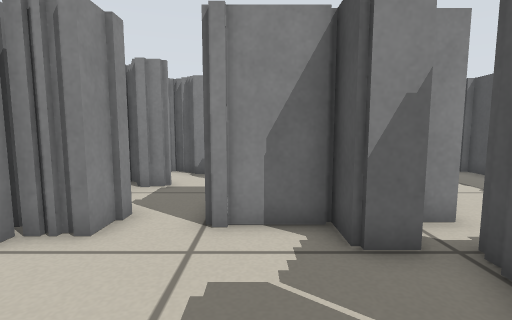
view 1 (above)

24 first-person views from a walk through a robot-simulator world made for Stage. The camera is 0.45 m above the floor, tilts 6° down and sees 85° across. Floor lines are 1 m apart. The floor is counted in squares, 0.25 m on a side. Each view is taken from the middle of a square. On the plan, view 1 faces up. The plan holds only what a view shows up to about 15 squares ahead; the rest is blank. The place goes on beyond the plan. Robots are left out.

view 2
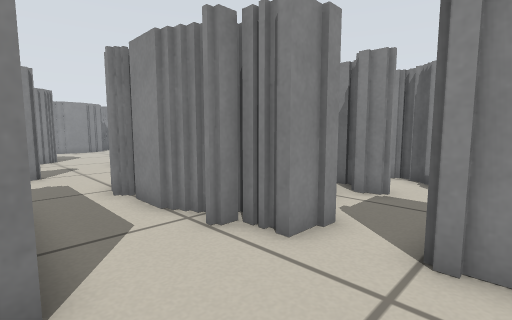

view 3
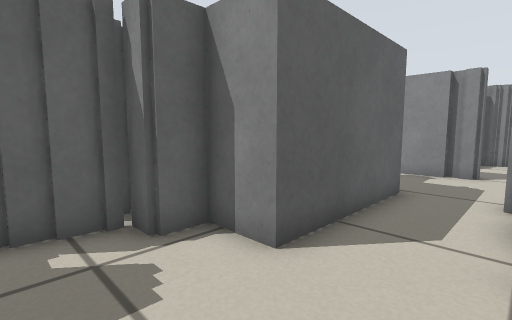

view 4
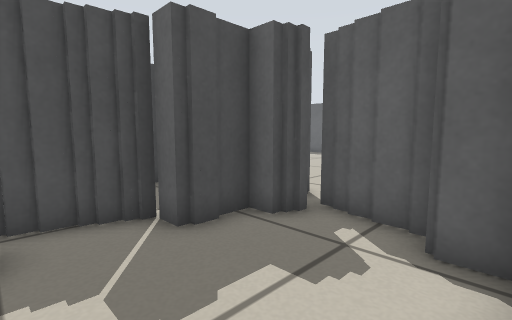

view 5
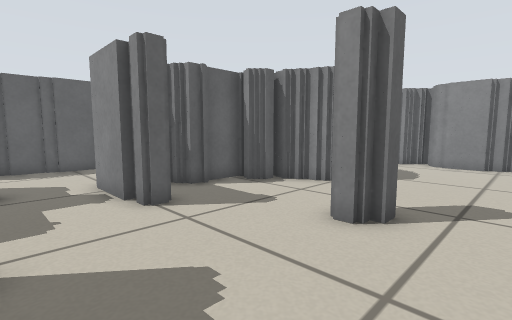

view 6
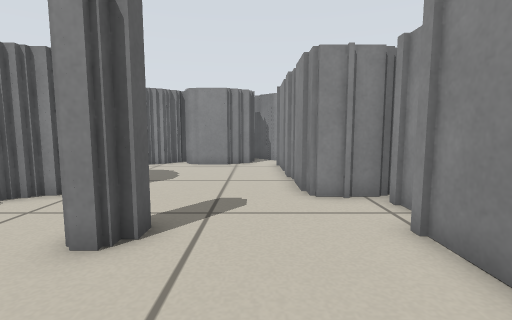

view 7
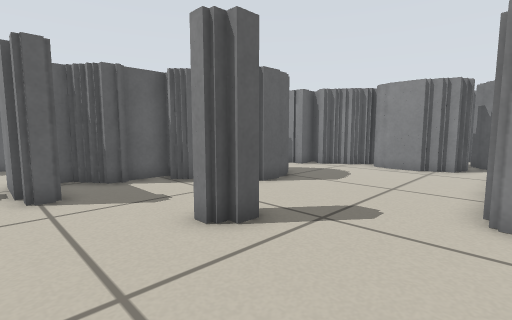

view 8
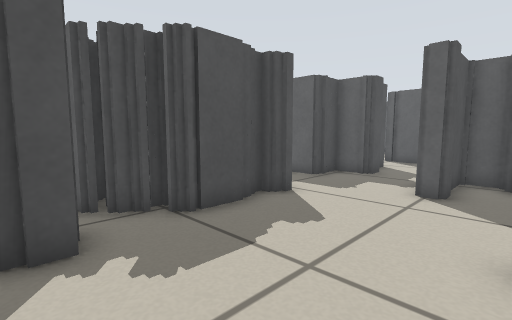

view 9
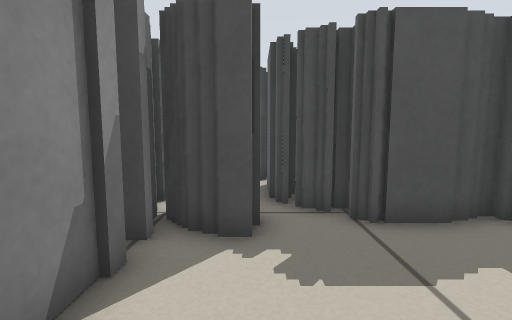

view 10
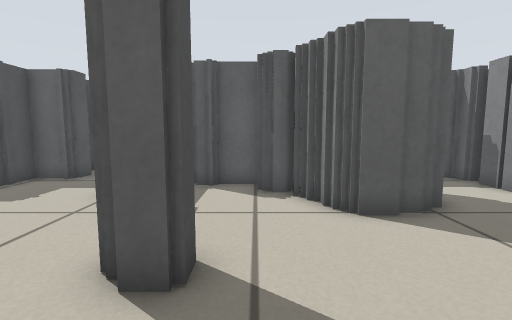

view 11
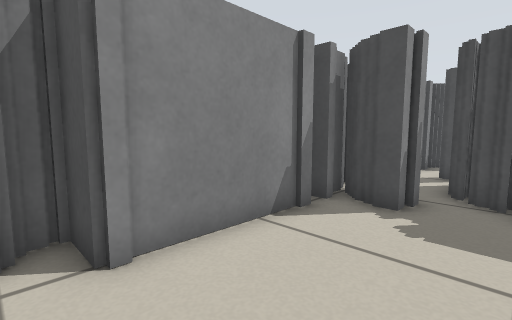

view 12
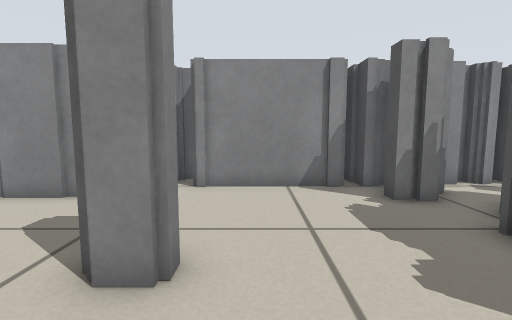

view 13
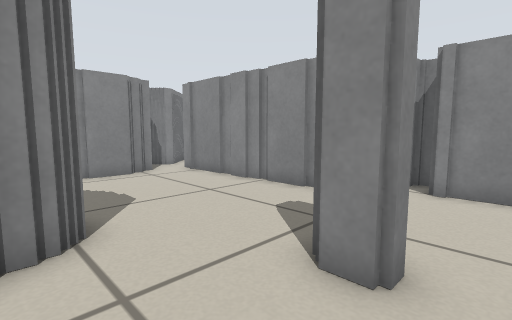

view 14
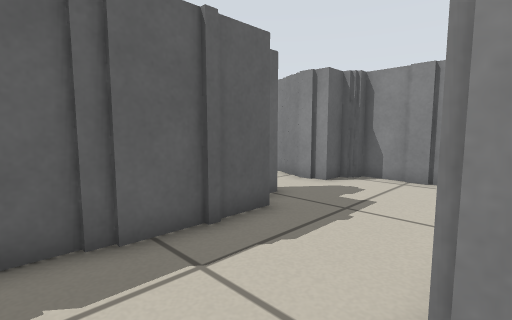

view 15
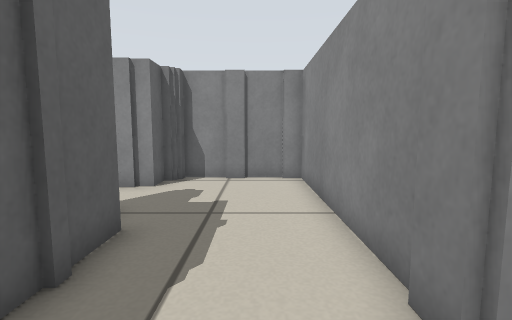

view 16
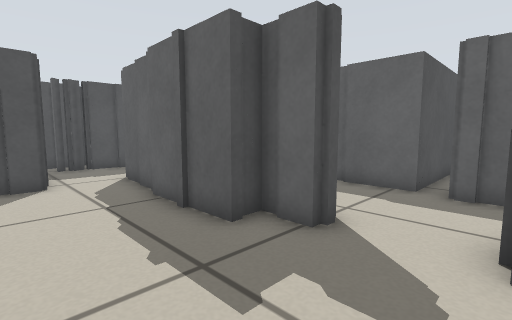

view 17
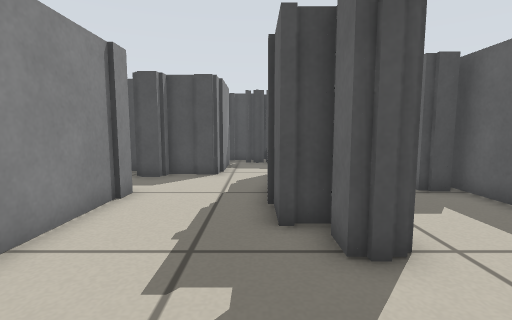

view 18
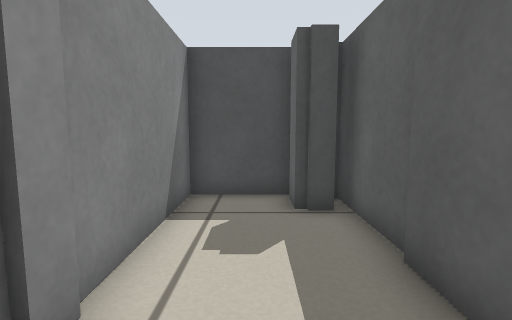

view 19
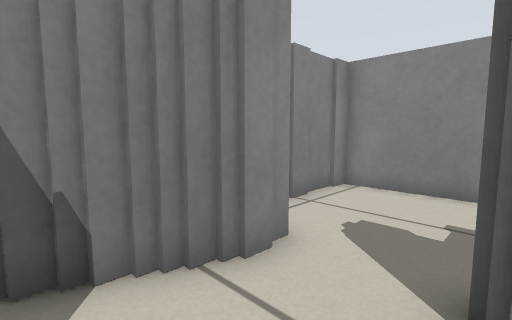

view 20
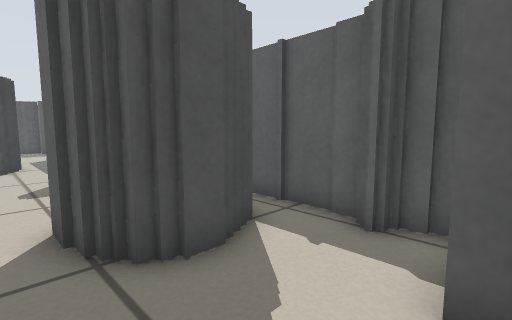

view 21
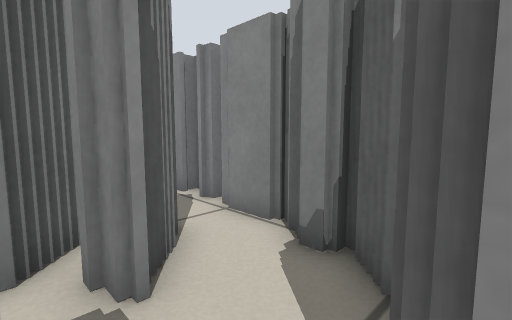

view 22
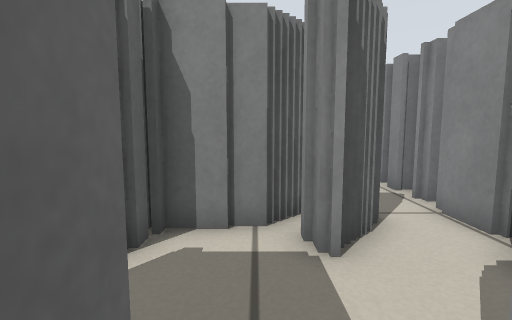

view 23
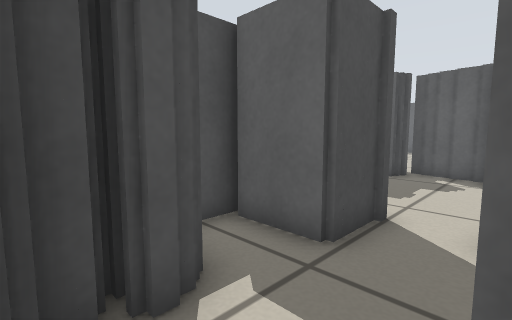

view 24
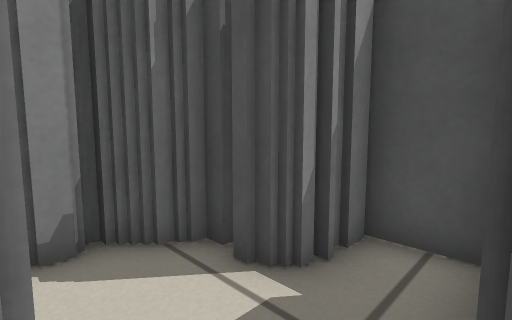

### Floor plan
Key: @ floor where view 1 was taken; # wall or solid block; . floor; T thing the floor can be seen under or through.
Columns run from 27 left of view 1 to 3 right of it. Each row starts with its distance up from view 1.
 13         ####    #######
 12         ##.#########.######
 11       ####.......TT.......##
 10 #########........TT.####..##
  9 #.................TT#####..###
  8 ##...............TTT  ##.....#
  7  #.........##....TT    #..####
  6  #.........##....T#    ##.####
  5 ##...............##   ###.#####
  4 ##....###........#######.....##
  3  ##...####....................#
  2   #...#  ##...#...............#
  1   #...#  ####.#...#######... ##
  0   #.# .  ######..##     # .@ #
 -1   #############..##     ## .##
 -2      # ..........##     ######
 -3      #...........##     #
 -4      #............####  #
 -5      #.....####......#
 -6      ###..#########..####
 -7        #..#######   .##
 -8        #........#
 -9       ##........#
-10       #.......###
-11       ##########

Positions as (right, up) in squares from view 1, and headings:
1: (0, 0), facing up
2: (0, 1), facing up-left
3: (0, 4), facing down-left
4: (-3, 4), facing down-right
5: (-10, 9), facing down-left
6: (-11, 9), facing left
7: (-12, 11), facing down-left
8: (-15, 11), facing down-right
9: (-15, 10), facing right
10: (-17, 10), facing down
11: (-17, 8), facing up-right
12: (-14, 3), facing up
13: (-14, 3), facing up-left
14: (-11, -1), facing down-left
15: (-11, -3), facing left
16: (-20, -2), facing down-right
17: (-21, -5), facing right
18: (-19, -9), facing right
19: (-17, -10), facing up-left
20: (-25, 5), facing down-right
21: (0, 8), facing up-left
22: (1, 8), facing left
23: (-3, 11), facing down-right
24: (-3, 7), facing up-right
